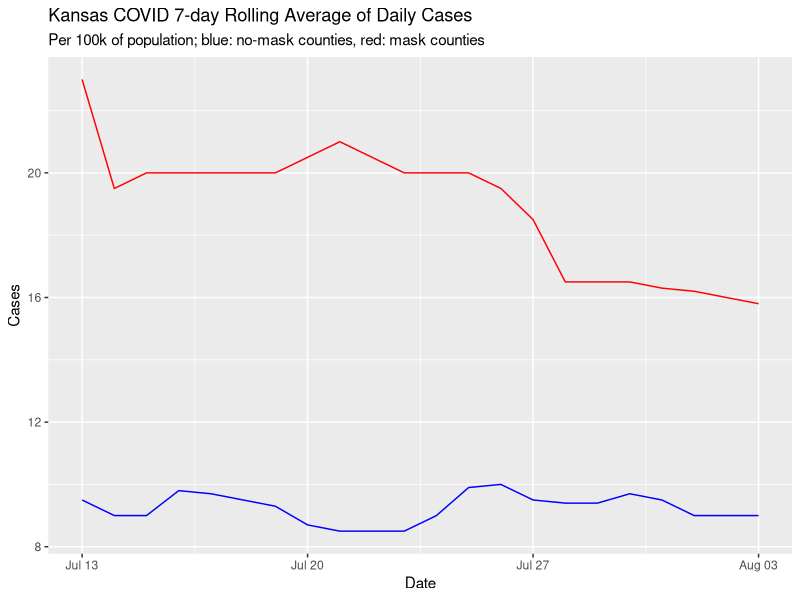

The R source for this figure:
## ---- chunk 1
library(tidyverse) 
library(lubridate)
## ---- chunk 2
Covid_cases <- tribble(
  ~Date, ~Masks, ~No_Masks,
  "13/7/2020", 23, 9.5,
  "14/7/2020", 19.5, 9,
  "15/7/2020", 20, 9,
  "16/7/2020", 20, 9.8,
  "17/7/2020", 20, 9.7,
  "18/7/2020", 20, 9.5,
  "19/7/2020", 20, 9.3,
  "20/7/2020", 20.5, 8.7,
  "21/7/2020", 21, 8.5,
  "22/7/2020", 20.5, 8.5,
  "23/7/2020", 20, 8.5,
  "24/7/2020", 20, 9,
  "25/7/2020", 20, 9.9,
  "26/7/2020", 19.5, 10,
  "27/7/2020", 18.5, 9.5,
  "28/7/2020", 16.5, 9.4,
  "29/7/2020", 16.5, 9.4,
  "30/7/2020", 16.5, 9.7,
  "31/7/2020", 16.3, 9.5,
  "01/8/2020", 16.2, 9,
  "02/8/2020", 16, 9,
  "03/8/2020", 15.8, 9,
)
## ---- chunk 3
Covid_cases %>%
  mutate(Date = dmy (Date)) %>%
ggplot(aes(x = Date))+
  geom_line(aes(y = Masks),
            color = "red")+
  geom_line(aes(y = No_Masks),
            color = "blue")+
  labs(y = "Cases",
       title = "Kansas COVID 7-day Rolling Average of Daily Cases",
       subtitle = "Per 100k of population; blue: no-mask counties, red: mask counties")
